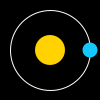
Frame 1 (no input)
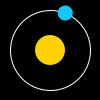
Frame 60 (the mouse pressed at the canvas centre just before this capture)
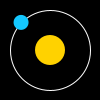
Frame 120 (the mouse held since frame 60 and released just before this capture)

The Processing sketch that drew these frames (run headless with seeded random() and noise(); from frame 60 on, the mouse is pressed at the canvas centre):

// Processing sketch: A3_7
// ── A3_7.pde
/*
A3_7
Laurel O'Brien
laureljobrien@gmail.com
10/11/15
Create an animation of a circle that moves around
the circumference of a larger circle.
*/

//declare and initialize
float orbitPath; //diameter of orbit path
float angle = 0; //modify sin() and cos() arguments

void setup() { 
  orbitPath = height - 20; //20px buffer from edge of canvas
}

//draw a moon orbiting a sun on a visible path with twinkling stars.
//every time the program is run, the stars are in a different layout.
void draw() {
  background(0); //black: erase last frame
  
  stroke(255); //white 1px stroke
  strokeWeight(1); //reset changes from starSmatter()
  noFill(); //no fill
  ellipse(width/2, height/2, orbitPath, orbitPath); //draw visual indicator of orbitPath

  noStroke(); //remove stroke
  
  //use sine and cosine to modulate x and y axes forward and back, up and down, simultaneously
  //(* orbitPath/2) scales sin() result to a visible increase by its intended path radius and 
  //(+ orbitPath/2) indicates the radius of the path itself
  //add 10
  float xAxis = 10 + (sin(angle + PI/2) * orbitPath/2) + orbitPath/2;
  float yAxis = 10 + (cos(angle + PI/2) * orbitPath/2) + orbitPath/2;
  
  fill(255, 210, 0); //yellow
  ellipse(width/2, height/2, 30, 30); //larger static ellipse
  
  fill(20, 200, 255); //light blue
  ellipse(xAxis, yAxis, 15, 15); //smaller orbiting ellipse
  
  angle += 0.02; //increment sin/cos argument 
}
